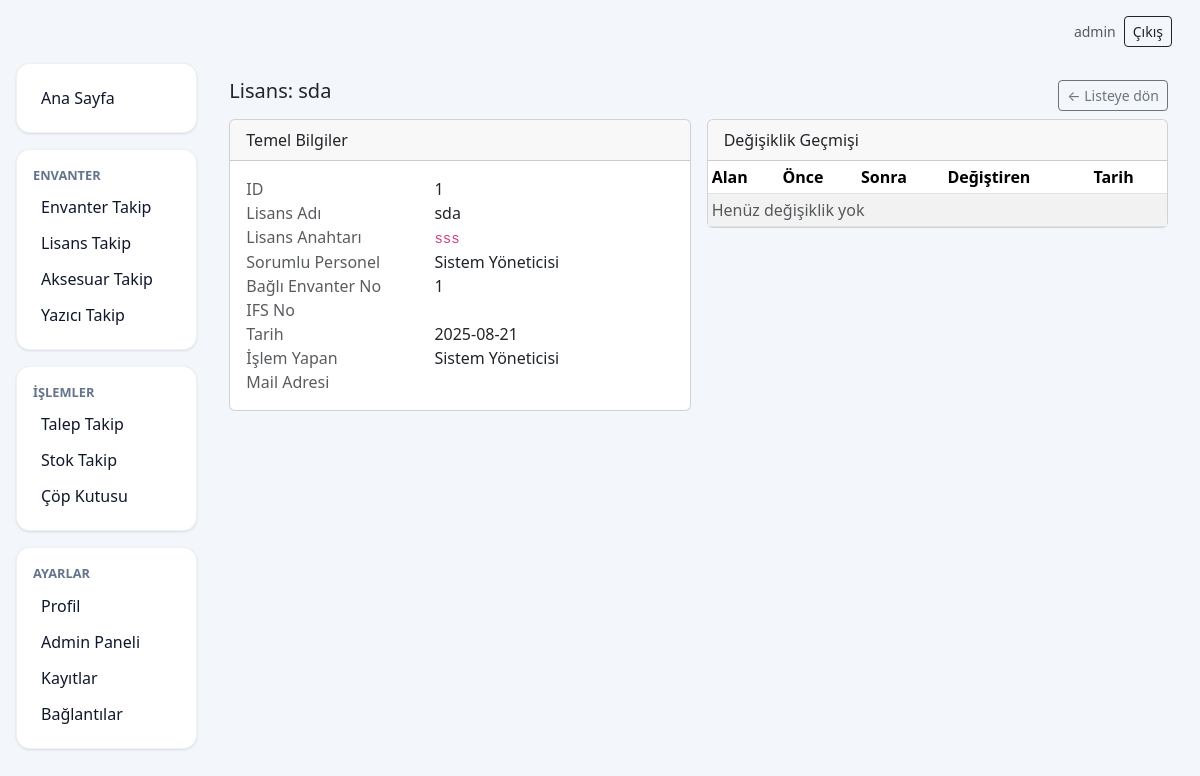
The page /licenses/1 (signed in) on the database its author committed.
### models.py (models this page shows)
class Base(DeclarativeBase):
    pass

class License(Base):
    __tablename__ = "licenses"
    id: Mapped[int] = mapped_column(Integer, primary_key=True, autoincrement=True)
    lisans_adi: Mapped[str] = mapped_column(String(200), index=True, nullable=False)
    lisans_anahtari: Mapped[str] = mapped_column(String(500), nullable=False)
    sorumlu_personel: Mapped[str | None] = mapped_column(String(150), index=True)
    bagli_envanter_no: Mapped[str | None] = mapped_column(String(150), index=True)
    ifs_no: Mapped[str | None] = mapped_column(String(150))
    tarih: Mapped[str | None] = mapped_column(String(50))
    islem_yapan: Mapped[str | None] = mapped_column(String(150))
    mail_adresi: Mapped[str | None] = mapped_column(String(200))
    logs: Mapped[list["LicenseLog"]] = relationship(
        "LicenseLog", back_populates="license_", cascade="all, delete-orphan"
    )

### routers/license.py (the view)
@router.get("/{license_id}")
def license_detail(license_id: int, request: Request, db: Session = Depends(get_db)):
    lic = db.query(License).filter(License.id == license_id).first()
    if not lic:
        raise HTTPException(404, "Lisans bulunamadı")
    logs = (
        db.query(LicenseLog)
        .filter(LicenseLog.license_id == lic.id)
        .order_by(LicenseLog.changed_at.desc())
        .all()
    )
    return templates.TemplateResponse(
        "license_detail.html", {"request": request, "item": lic, "logs": logs}
    )

### templates/license_detail.html (shortened to what this page needs)
{% extends "base.html" %}
{% block content %}
<div class="container-fluid p-3">
  <div class="d-flex align-items-center justify-content-between mb-2">
    <h5>Lisans: {{ item.lisans_adi }}</h5>
    <a href="/licenses" class="btn btn-sm btn-outline-secondary">← Listeye dön</a>
  </div>
  <div class="row g-3">
    <div class="col-lg-6">
      <div class="card">
        <div class="card-header">Temel Bilgiler</div>
        <div class="card-body">
          <div class="row">
            <div class="col-5 text-muted">ID</div><div class="col-7">{{ item.id }}</div>
            <div class="col-5 text-muted">Lisans Adı</div><div class="col-7">{{ item.lisans_adi }}</div>
            <div class="col-5 text-muted">Lisans Anahtarı</div><div class="col-7"><code>{{ item.lisans_anahtari }}</code></div>
            <div class="col-5 text-muted">Sorumlu Personel</div><div class="col-7">{{ item.sorumlu_personel }}</div>
            <div class="col-5 text-muted">Bağlı Envanter No</div><div class="col-7">{{ item.bagli_envanter_no }}</div>
            <div class="col-5 text-muted">IFS No</div><div class="col-7">{{ item.ifs_no }}</div>
            <div class="col-5 text-muted">Tarih</div><div class="col-7">{{ item.tarih }}</div>
            <div class="col-5 text-muted">İşlem Yapan</div><div class="col-7">{{ item.islem_yapan }}</div>
            <div class="col-5 text-muted">Mail Adresi</div><div class="col-7">{{ item.mail_adresi }}</div>
          </div>
        </div>
      </div>
    </div>
    <div class="col-lg-6">
      <div class="card">
        <div class="card-header">Değişiklik Geçmişi</div>
        <div class="card-body p-0">
          <div class="table-responsive">
            <table class="table table-sm table-striped mb-0">
              <thead>
                <tr>
                  <th>Alan</th>
                  <th>Önce</th>
                  <th>Sonra</th>
                  <th>Değiştiren</th>
                  <th>Tarih</th>
                </tr>
              </thead>
              <tbody>
                {% for log in logs %}
                <tr>
                  <td><code>{{ log.field }}</code></td>
                  <td class="text-muted">{{ log.old_value }}</td>
                  <td>{{ log.new_value }}</td>
                  <td>{{ log.changed_by }}</td>
                  <td>{{ log.changed_at }}</td>
                </tr>
                {% else %}
                <tr><td colspan="5" class="text-muted">Henüz değişiklik yok</td></tr>
                {% endfor %}
              </tbody>
            </table>
          </div>
        </div>
      </div>
    </div>
  </div>
</div>
{% endblock %}

### static/css/custom.css (style rules this page uses)
.bg-app { background: #f3f6fb; }

### rows shown on the page
License: lisans_adi "sda", id "1", lisans_anahtari "sss", sorumlu_personel "Sistem Yöneticisi", bagli_envanter_no "1", tarih "2025-08-21", islem_yapan "Sistem Yöneticisi"

### other values the page prints
{{ request.session.get('user_name') }} "admin"
